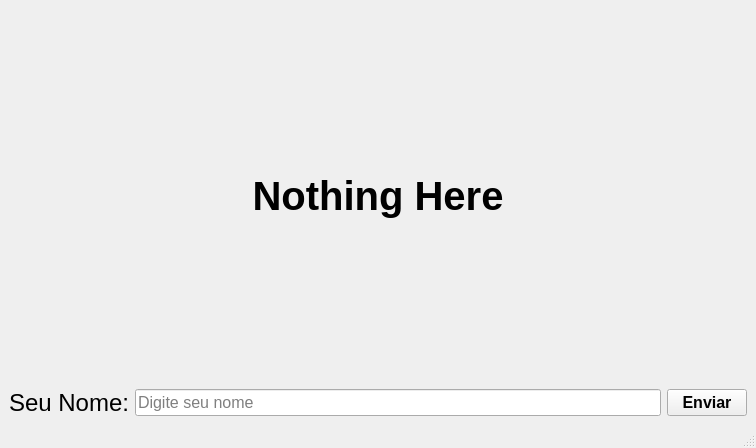
<?xml version="1.0" encoding="UTF-8"?>
<ui version="4.0">
 <class>MainWindow</class>
 <widget class="QMainWindow" name="MainWindow">
  <property name="geometry">
   <rect>
    <x>0</x>
    <y>0</y>
    <width>756</width>
    <height>448</height>
   </rect>
  </property>
  <property name="windowTitle">
   <string>MainWindow</string>
  </property>
  <widget class="QWidget" name="centralwidget">
   <layout class="QHBoxLayout" name="horizontalLayout">
    <item>
     <layout class="QGridLayout" name="gridMain">
      <item row="0" column="0">
       <widget class="QLabel" name="labelResult">
        <property name="font">
         <font>
          <pointsize>30</pointsize>
          <italic>false</italic>
          <bold>true</bold>
          <underline>false</underline>
          <strikeout>false</strikeout>
          <kerning>true</kerning>
         </font>
        </property>
        <property name="text">
         <string>Nothing Here</string>
        </property>
        <property name="alignment">
         <set>Qt::AlignCenter</set>
        </property>
       </widget>
      </item>
      <item row="1" column="0">
       <layout class="QGridLayout" name="gridLayout_2">
        <item row="0" column="1">
         <widget class="QLineEdit" name="lineName">
          <property name="font">
           <font>
            <pointsize>12</pointsize>
           </font>
          </property>
          <property name="placeholderText">
           <string>Digite seu nome</string>
          </property>
         </widget>
        </item>
        <item row="0" column="0">
         <widget class="QLabel" name="labelName">
          <property name="font">
           <font>
            <pointsize>18</pointsize>
           </font>
          </property>
          <property name="text">
           <string>Seu Nome:</string>
          </property>
          <property name="alignment">
           <set>Qt::AlignLeading|Qt::AlignLeft|Qt::AlignVCenter</set>
          </property>
         </widget>
        </item>
        <item row="0" column="2">
         <widget class="QPushButton" name="ButtonSend">
          <property name="font">
           <font>
            <pointsize>12</pointsize>
            <bold>true</bold>
           </font>
          </property>
          <property name="text">
           <string>Enviar</string>
          </property>
         </widget>
        </item>
       </layout>
      </item>
     </layout>
    </item>
   </layout>
  </widget>
  <widget class="QMenuBar" name="menubar">
   <property name="geometry">
    <rect>
     <x>0</x>
     <y>0</y>
     <width>756</width>
     <height>22</height>
    </rect>
   </property>
  </widget>
  <widget class="QStatusBar" name="statusbar"/>
 </widget>
 <resources/>
 <connections/>
</ui>
